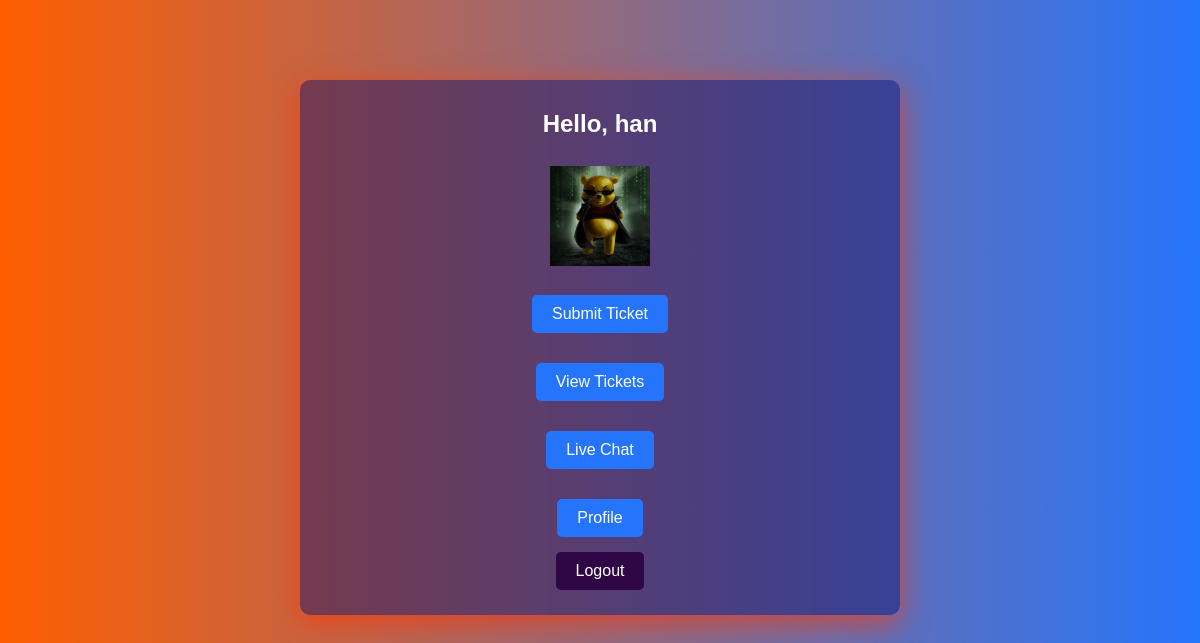
/normal_dashboard/ (signed in), run on the app's committed database.
### myapp/models.py (models this page shows, shortened)
class CustomUser(AbstractUser):
    email = models.EmailField(unique=True)
    USER_TYPE_CHOICES = (
        ('admin', 'Admin'),
        ('employee', 'Employee'),
        ('normal', 'Normal User'),
    )
    user_type = models.CharField(max_length=10, choices=USER_TYPE_CHOICES, default='normal')
    profile_picture = models.ImageField(upload_to='profile_pictures/', null=True, blank=True)

### myapp/views.py (the view)
# urls.py: path('normal_dashboard/', views.normal_dashboard, name='normal_dashboard'),
@login_required
def normal_dashboard(request):
    if request.user.user_type != 'normal':
        logout(request)
        return redirect('login')
    return render(request, 'normal_dashboard.html', {'username': request.user.username})

### myapp/templates/normal_dashboard.html (shortened to what this page needs)
<!DOCTYPE html>
<html lang="en">
<head>
   {% load static %}
   <link rel="stylesheet" href="{% static 'styles.css' %}">
</head>
<body>
   <div class="container">
       <h2> Hello, {{ username }}</h2>
       <br>
       <div>
        {% if user.profile_picture %}
            <img src="{{ user.profile_picture.url }}" alt="Profile Picture" width="100">
        {% endif %}
        </div>
       <div class="button-container">
           <button onclick="window.location.href='{% url 'ticket_request' %}'">Submit Ticket</button>
       </div>
       <div class="button-container">
           <button onclick="window.location.href='{% url 'view_tickets' %}'">View Tickets</button>
       </div>
       <div class="button-container">
           <button onclick="window.location.href='{% url 'live_chat' %}'">Live Chat</button>
       </div>
       <div class="button-container">
           <button onclick="window.location.href='{% url 'profile' %}'">Profile</button>
       </div>
       <button class="logout-button" onclick="window.location.href='{% url 'logout' %}'">Logout</button>
   </div>
</body>
</html>

### myapp/static/styles.css (style rules this page uses)
body, html { height: 100%; margin: 0; padding: 0; font-family: 'Arial', sans-serif; background: linear-gradient(to right, rgb(255, 94, 0), #2575fc); color: white; overflow: hidden; }
.container { max-height: 80vh; overflow-y: auto; width: 100%; max-width: 600px; padding: 20px; background: rgba(5, 3, 100, 0.429); border-radius: 10px; box-sizing: border-box; box-shadow: 0 8px 30px rgba(255, 51, 0, 0.657); text-align: center; margin: 80px auto 0 auto; }
button, .button-submit { border: none; padding: 10px 20px; border-radius: 5px; background: #2575fc; color: white; font-size: 1rem; cursor: pointer; transition: background 0.3s ease; margin: 5px 0; }
.button-container { display: flex; justify-content: space-around; margin-top: 20px; }
h1, h2 { margin: 10px 0; font-size: 1.5rem; }
.back-button, .logout-button { margin-top: 10px; padding: 10px 20px; background-color: #2f0747; border: none; border-radius: 5px; color: white; cursor: pointer; }

### data on the page
CustomUser: username "han", profile_picture (picture)
